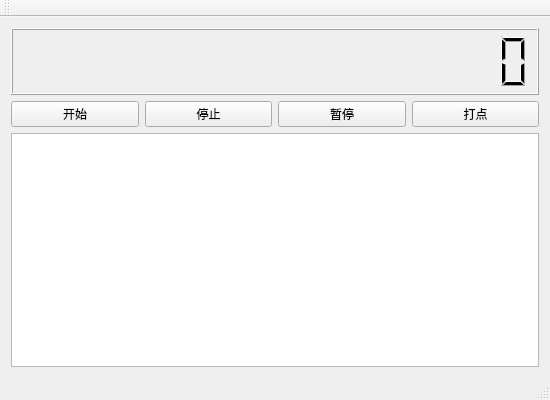
<?xml version="1.0" encoding="UTF-8"?>
<ui version="4.0">
 <class>MainWindow</class>
 <widget class="QMainWindow" name="MainWindow">
  <property name="geometry">
   <rect>
    <x>0</x>
    <y>0</y>
    <width>550</width>
    <height>400</height>
   </rect>
  </property>
  <property name="windowTitle">
   <string>秒表</string>
  </property>
  <widget class="QWidget" name="centralWidget">
   <layout class="QVBoxLayout" name="verticalLayout" stretch="2,1,7">
    <item>
     <widget class="QLCDNumber" name="lcdNumber">
      <property name="digitCount">
       <number>18</number>
      </property>
      <property name="value" stdset="0">
       <double>0.000000000000000</double>
      </property>
     </widget>
    </item>
    <item>
     <layout class="QHBoxLayout" name="horizontalLayout">
      <item>
       <widget class="QPushButton" name="btn_start">
        <property name="text">
         <string>开始</string>
        </property>
       </widget>
      </item>
      <item>
       <widget class="QPushButton" name="btn_stop">
        <property name="text">
         <string>停止</string>
        </property>
       </widget>
      </item>
      <item>
       <widget class="QPushButton" name="btn_pause">
        <property name="text">
         <string>暂停</string>
        </property>
       </widget>
      </item>
      <item>
       <widget class="QPushButton" name="btn_log">
        <property name="text">
         <string>打点</string>
        </property>
       </widget>
      </item>
     </layout>
    </item>
    <item>
     <widget class="QTextBrowser" name="textBrowser"/>
    </item>
   </layout>
  </widget>
  <widget class="QMenuBar" name="menuBar">
   <property name="geometry">
    <rect>
     <x>0</x>
     <y>0</y>
     <width>550</width>
     <height>23</height>
    </rect>
   </property>
  </widget>
  <widget class="QToolBar" name="mainToolBar">
   <attribute name="toolBarArea">
    <enum>TopToolBarArea</enum>
   </attribute>
   <attribute name="toolBarBreak">
    <bool>false</bool>
   </attribute>
  </widget>
  <widget class="QStatusBar" name="statusBar"/>
 </widget>
 <layoutdefault spacing="6" margin="11"/>
 <resources/>
 <connections/>
</ui>
